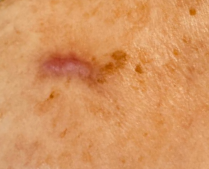
#> input picture day0_scar.png, 209 x 169 px
$ jupyter execute image_augmentation.ipynb
#> lines starting #> are read from the running program, lines starting #| are printed output that depends on the picture; after the words box and inside, x2 and y2 are one past the last pixel; in counts of white or black regions, pixels touching at a corner belong together
[cell 1]
# import necessary libraries

import cv2
import numpy as np
from matplotlib import pyplot as plt

[cell 2]
img = cv2.imread("day0_scar.png", 0)
#> img: shape (169, 209); min 96, max 207, mean 167.8
equ = cv2.equalizeHist(img)
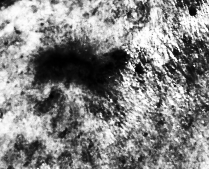
#> equ: shape (169, 209); min 0, max 255, mean 132
print(img)
#> (printed output is left out)
print(equ)
#> (printed output is left out)

[cell 3]
plt.imshow(img)

[cell 4]
plt.imshow(equ)

[cell 5]
clahe = cv2.createCLAHE(clipLimit=2.0, tileGridSize=(8, 8))
clahe_img = clahe.apply(img)
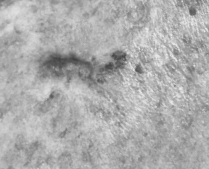
#> clahe_img: shape (169, 209); min 64, max 234, mean 172.9

# save the image
cv2.imwrite('day0_clahe.png', clahe_img)
#> Out = True

[cell 6]
plt.figure(figsize=(10, 5))

plt.subplot(1, 2, 1)
plt.imshow(img, cmap='gray')
plt.title('Original Image')
plt.axis('off')

plt.subplot(1, 2, 2)
plt.imshow(clahe_img, cmap='gray')
plt.title('CLAHE Image')
plt.axis('off')

plt.show()
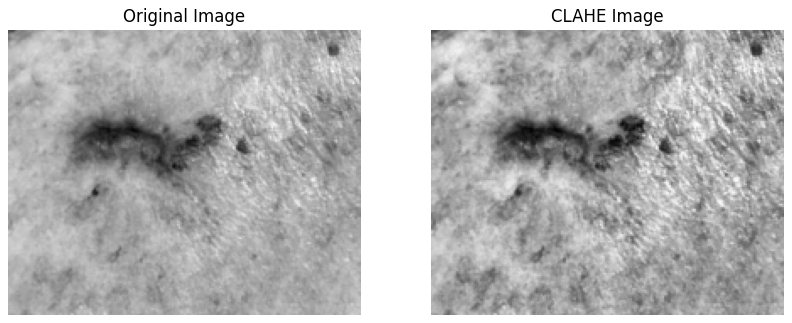
#> figure drawn by matplotlib, 2 panels

[cell 7]
# convert CLAHE img to binary using thresholding
_, binary_img = cv2.threshold(clahe_img, 140, 255, cv2.THRESH_BINARY_INV)
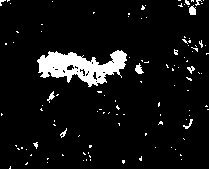
#> binary_img: shape (169, 209); 7% white; 112 white regions (105 under 20 px)

plt.imshow(binary_img)

# find contours
contours, _ = cv2.findContours(binary_img, cv2.RETR_EXTERNAL, cv2.CHAIN_APPROX_SIMPLE)
#> contours = 112 contours, 107 with area under 20; largest, box (x1, y1, x2, y2) and area: (37, 50, 127, 87) 1743, (135, 63, 144, 74) 40, (189, 5, 196, 15) 40, (47, 91, 55, 103) 22, (187, 66, 195, 74) 22

# assume largest contour = scar
scar_contour = max(contours, key=cv2.contourArea)
#> scar_contour = contour of 197 points, box (x1, y1, x2, y2) (37, 50, 127, 87), area 1743

# draw contour on image for visualization
img_with_contour = cv2.cvtColor(img, cv2.COLOR_GRAY2BGR)
cv2.drawContours(img_with_contour, [scar_contour], -1, (0, 255, 0), 2)
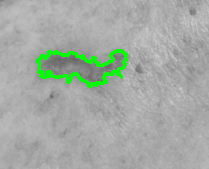
#> img_with_contour: shape (169, 209, 3); mean B, G, R 163.7, 171.2, 163.7
x, y, w, h = cv2.boundingRect(scar_contour)
#> x = 37; y = 50; w = 90; h = 37
scar_length = max(w, h)
#> scar_length = 90

plt.figure(figsize=(10, 5))

# original image with contour
plt.subplot(1, 2, 1)
plt.imshow(img_with_contour, cmap='gray')
plt.title('Original Image with Scar Contour')

# clahe image
plt.subplot(1, 2, 2)
plt.imshow(clahe_img, cmap='gray')
plt.title('CLAHE Image')

plt.show()

print(f"Estimated length of scar (day 0): {scar_length} pixels")
#| Estimated length of scar (day 0): 90 pixels

# Day 2

[cell 8]
img2 = cv2.imread("day2_scar.png", 0)
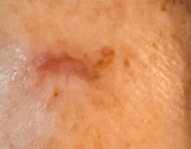
#> input picture day2_scar.png, 191 x 149 px
#> img2: shape (149, 191); min 87, max 224, mean 166.8
clahe_img2 = clahe.apply(img2)
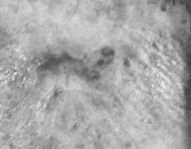
#> clahe_img2: shape (149, 191); min 61, max 233, mean 168.5

# save the image
cv2.imwrite('day2_clahe.png', clahe_img2)
#> Out = True

[cell 9]
plt.figure(figsize=(10, 5))

plt.subplot(1, 2, 1)
plt.imshow(img2, cmap='gray')
plt.title('Original Image (Day 2)')
plt.axis('off')

plt.subplot(1, 2, 2)
plt.imshow(clahe_img2, cmap='gray')
plt.title('CLAHE Image')
plt.axis('off')

plt.show()

[cell 10]
# convert CLAHE img to binary using thresholding
_, binary_img2 = cv2.threshold(clahe_img2, 140, 255, cv2.THRESH_BINARY_INV)
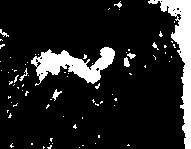
#> binary_img2: shape (149, 191); 13.3% white; 78 white regions (69 under 20 px)

plt.imshow(binary_img2)

# find contours
contours2, _ = cv2.findContours(binary_img2, cv2.RETR_EXTERNAL, cv2.CHAIN_APPROX_SIMPLE)
#> contours2 = 78 contours, 73 with area under 20; largest, box (x1, y1, x2, y2) and area: (148, 0, 191, 149) 1590, (31, 47, 115, 86) 1375, (124, 57, 130, 67) 31, (52, 89, 62, 101) 29, (127, 53, 136, 59) 21

# sort contours by area, take top 3
top_contours = sorted(contours2, key=cv2.contourArea, reverse=True)[:3]
#> top_contours = 3 contours; box (x1, y1, x2, y2) and area: (148, 0, 191, 149) 1590, (31, 47, 115, 86) 1375, (124, 57, 130, 67) 31

# draw top 3 contours on original image for visualization
plt.figure(figsize=(10, 5))
img_with_contours = cv2.cvtColor(img2, cv2.COLOR_GRAY2BGR)
for i, contour in enumerate(top_contours):
    # create a copy of original image
    img_with_contour = cv2.cvtColor(img2, cv2.COLOR_GRAY2BGR)
    cv2.drawContours(img_with_contour, [contour], -1, (0, 255, 0), 2)
    x, y, w, h = cv2.boundingRect(contour)

    plt.subplot(1, 3, i+1)
    plt.imshow(img_with_contour, cmap='gray')
    plt.title(f'Contour {i+1}')
#> this loop made 3 passes
#> (x, y, w, h) on passes 1 to 3: (148, 0, 43, 149), (31, 47, 84, 39), (124, 57, 6, 10)
#> img_with_contour: shape (149, 191, 3)

plt.show()
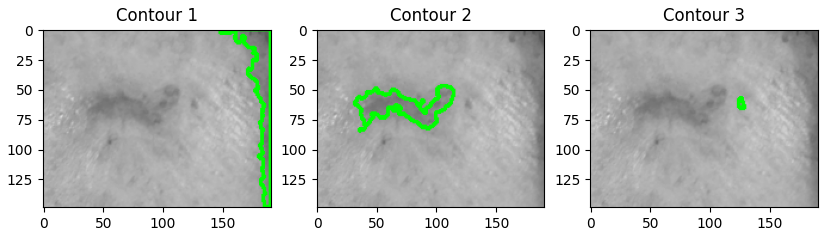
#> figure drawn by matplotlib, 3 panels
selected_contour_index = int(input("Select the contour that best represents the scar (1, 2, or 3): ")) - 1
#> the answer given: 1

selected_contour = top_contours[selected_contour_index]
#> selected_contour = contour of 132 points, box (x1, y1, x2, y2) (148, 0, 191, 149), area 1590

img_with_selected_contour = cv2.cvtColor(img2, cv2.COLOR_GRAY2BGR)
cv2.drawContours(img_with_selected_contour, [selected_contour], -1, (0, 255, 0), 2)
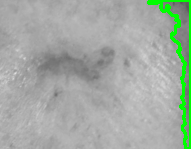
#> img_with_selected_contour: shape (149, 191, 3); mean B, G, R 161.7, 171.5, 161.7

x, y, w, h = cv2.boundingRect(selected_contour)
#> x = 148; y = 0; w = 43; h = 149
scar_length = max(w, h)
#> scar_length = 149

# display the original image with the selected contour
plt.figure(figsize=(10, 5))

# original image with contour
plt.subplot(1, 2, 1)
plt.imshow(img_with_selected_contour, cmap='gray')
plt.title('Original Image with Selected Scar Contour')

# clahe image
plt.subplot(1, 2, 2)
plt.imshow(clahe_img2, cmap='gray')
plt.title('CLAHE Image')

plt.show()

print(f"Estimated length of scar (day 2): {scar_length} pixels")
#| Estimated length of scar (day 2): 149 pixels
